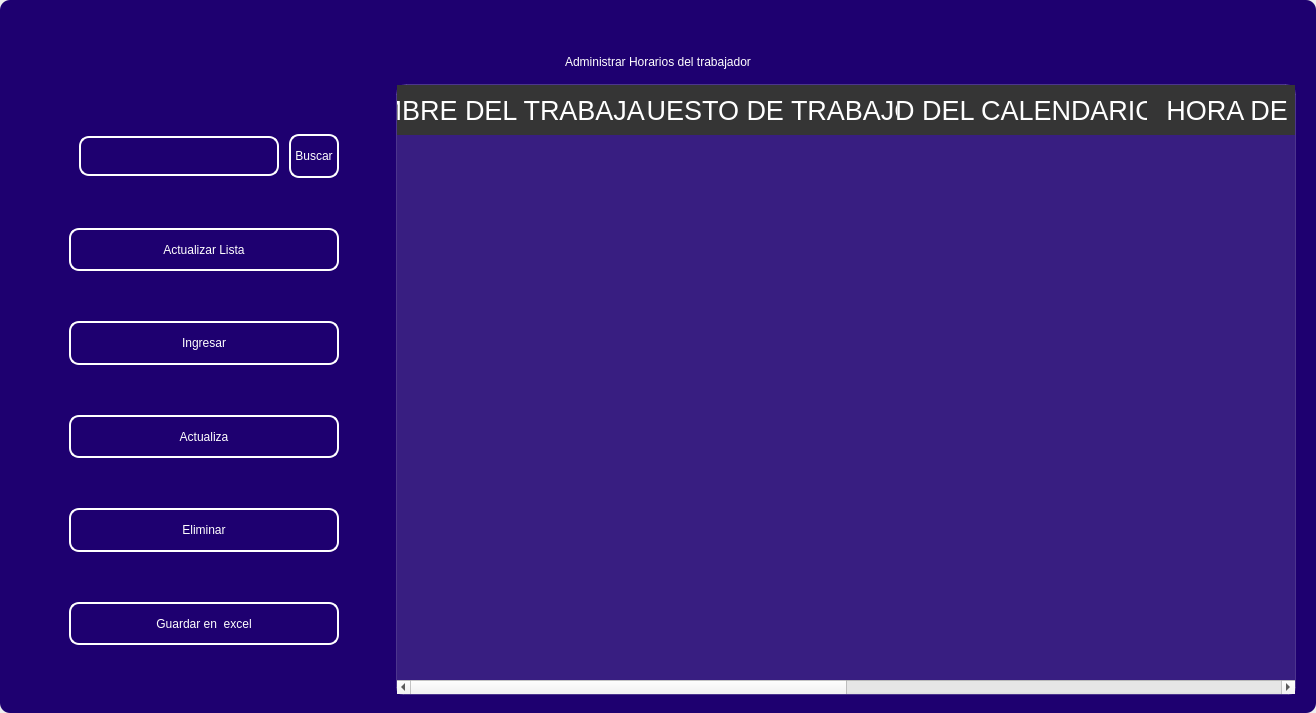
<?xml version="1.0" encoding="UTF-8"?>
<ui version="4.0">
 <class>MainWindow</class>
 <widget class="QMainWindow" name="MainWindow">
  <property name="geometry">
   <rect>
    <x>0</x>
    <y>0</y>
    <width>1316</width>
    <height>713</height>
   </rect>
  </property>
  <property name="windowTitle">
   <string>MainWindow</string>
  </property>
  <property name="styleSheet">
   <string notr="true"/>
  </property>
  <widget class="QWidget" name="centralwidget">
   <property name="styleSheet">
    <string notr="true"/>
   </property>
   <layout class="QVBoxLayout" name="verticalLayout">
    <property name="spacing">
     <number>0</number>
    </property>
    <property name="leftMargin">
     <number>0</number>
    </property>
    <property name="topMargin">
     <number>0</number>
    </property>
    <property name="rightMargin">
     <number>0</number>
    </property>
    <property name="bottomMargin">
     <number>0</number>
    </property>
    <item>
     <widget class="QFrame" name="frame">
      <property name="enabled">
       <bool>true</bool>
      </property>
      <property name="styleSheet">
       <string notr="true">
QFrame {
border-radius:10px;
background-color:#1E0070;
 }
</string>
      </property>
      <property name="frameShape">
       <enum>QFrame::StyledPanel</enum>
      </property>
      <property name="frameShadow">
       <enum>QFrame::Raised</enum>
      </property>
      <layout class="QVBoxLayout" name="verticalLayout_2">
       <item>
        <widget class="QFrame" name="frame_superior">
         <property name="minimumSize">
          <size>
           <width>0</width>
           <height>40</height>
          </size>
         </property>
         <property name="maximumSize">
          <size>
           <width>16777215</width>
           <height>40</height>
          </size>
         </property>
         <property name="styleSheet">
          <string notr="true">QPushButton{
border-radius:18px;
}

QPushButton:hover{
	background-color: rgb(0, 0, 0);
}
</string>
         </property>
         <property name="frameShape">
          <enum>QFrame::StyledPanel</enum>
         </property>
         <property name="frameShadow">
          <enum>QFrame::Raised</enum>
         </property>
         <layout class="QHBoxLayout" name="horizontalLayout_3">
          <property name="spacing">
           <number>4</number>
          </property>
          <property name="leftMargin">
           <number>0</number>
          </property>
          <property name="topMargin">
           <number>0</number>
          </property>
          <property name="rightMargin">
           <number>0</number>
          </property>
          <property name="bottomMargin">
           <number>0</number>
          </property>
          <item>
           <widget class="QPushButton" name="btn_icon">
            <property name="text">
             <string/>
            </property>
            <property name="iconSize">
             <size>
              <width>40</width>
              <height>40</height>
             </size>
            </property>
           </widget>
          </item>
          <item>
           <spacer name="horizontalSpacer_2">
            <property name="orientation">
             <enum>Qt::Horizontal</enum>
            </property>
            <property name="sizeHint" stdset="0">
             <size>
              <width>443</width>
              <height>20</height>
             </size>
            </property>
           </spacer>
          </item>
          <item>
           <widget class="QPushButton" name="btn_exit">
            <property name="minimumSize">
             <size>
              <width>38</width>
              <height>38</height>
             </size>
            </property>
            <property name="maximumSize">
             <size>
              <width>38</width>
              <height>38</height>
             </size>
            </property>
            <property name="cursor">
             <cursorShape>PointingHandCursor</cursorShape>
            </property>
            <property name="text">
             <string/>
            </property>
            <property name="iconSize">
             <size>
              <width>35</width>
              <height>35</height>
             </size>
            </property>
           </widget>
          </item>
          <item>
           <widget class="QPushButton" name="bt_minimizar">
            <property name="minimumSize">
             <size>
              <width>38</width>
              <height>38</height>
             </size>
            </property>
            <property name="maximumSize">
             <size>
              <width>38</width>
              <height>38</height>
             </size>
            </property>
            <property name="cursor">
             <cursorShape>PointingHandCursor</cursorShape>
            </property>
            <property name="text">
             <string/>
            </property>
            <property name="icon">
             <iconset>
              <normaloff>image/minus.svg</normaloff>image/minus.svg</iconset>
            </property>
            <property name="iconSize">
             <size>
              <width>38</width>
              <height>38</height>
             </size>
            </property>
           </widget>
          </item>
          <item>
           <widget class="QPushButton" name="bt_maximizar">
            <property name="minimumSize">
             <size>
              <width>38</width>
              <height>38</height>
             </size>
            </property>
            <property name="maximumSize">
             <size>
              <width>38</width>
              <height>38</height>
             </size>
            </property>
            <property name="cursor">
             <cursorShape>PointingHandCursor</cursorShape>
            </property>
            <property name="text">
             <string/>
            </property>
            <property name="icon">
             <iconset>
              <normaloff>image/chevron-up.svg</normaloff>image/chevron-up.svg</iconset>
            </property>
            <property name="iconSize">
             <size>
              <width>38</width>
              <height>38</height>
             </size>
            </property>
           </widget>
          </item>
          <item>
           <widget class="QPushButton" name="bt_restaurar">
            <property name="minimumSize">
             <size>
              <width>38</width>
              <height>38</height>
             </size>
            </property>
            <property name="maximumSize">
             <size>
              <width>38</width>
              <height>38</height>
             </size>
            </property>
            <property name="cursor">
             <cursorShape>PointingHandCursor</cursorShape>
            </property>
            <property name="text">
             <string/>
            </property>
            <property name="icon">
             <iconset>
              <normaloff>image/chevron-down.svg</normaloff>image/chevron-down.svg</iconset>
            </property>
            <property name="iconSize">
             <size>
              <width>38</width>
              <height>38</height>
             </size>
            </property>
           </widget>
          </item>
          <item>
           <widget class="QPushButton" name="bt_cerrar">
            <property name="minimumSize">
             <size>
              <width>38</width>
              <height>38</height>
             </size>
            </property>
            <property name="maximumSize">
             <size>
              <width>38</width>
              <height>38</height>
             </size>
            </property>
            <property name="cursor">
             <cursorShape>PointingHandCursor</cursorShape>
            </property>
            <property name="text">
             <string/>
            </property>
            <property name="icon">
             <iconset>
              <normaloff>image/x.svg</normaloff>image/x.svg</iconset>
            </property>
            <property name="iconSize">
             <size>
              <width>38</width>
              <height>38</height>
             </size>
            </property>
           </widget>
          </item>
         </layout>
        </widget>
       </item>
       <item>
        <widget class="QLabel" name="label">
         <property name="styleSheet">
          <string notr="true">font: 30pt &quot;MS Shell Dlg 2&quot;;
color: rgb(255, 255, 255);</string>
         </property>
         <property name="text">
          <string>Administrar Horarios del trabajador</string>
         </property>
         <property name="alignment">
          <set>Qt::AlignCenter</set>
         </property>
        </widget>
       </item>
       <item>
        <widget class="QFrame" name="frame_3">
         <property name="minimumSize">
          <size>
           <width>0</width>
           <height>0</height>
          </size>
         </property>
         <property name="frameShape">
          <enum>QFrame::StyledPanel</enum>
         </property>
         <property name="frameShadow">
          <enum>QFrame::Raised</enum>
         </property>
         <layout class="QHBoxLayout" name="horizontalLayout_4">
          <property name="leftMargin">
           <number>9</number>
          </property>
          <property name="topMargin">
           <number>9</number>
          </property>
          <property name="rightMargin">
           <number>9</number>
          </property>
          <item>
           <layout class="QVBoxLayout" name="verticalLayout_4">
            <property name="spacing">
             <number>50</number>
            </property>
            <property name="sizeConstraint">
             <enum>QLayout::SetDefaultConstraint</enum>
            </property>
            <property name="leftMargin">
             <number>50</number>
            </property>
            <property name="topMargin">
             <number>50</number>
            </property>
            <property name="rightMargin">
             <number>50</number>
            </property>
            <property name="bottomMargin">
             <number>50</number>
            </property>
            <item>
             <layout class="QHBoxLayout" name="horizontalLayout">
              <property name="spacing">
               <number>10</number>
              </property>
              <property name="leftMargin">
               <number>10</number>
              </property>
              <property name="topMargin">
               <number>0</number>
              </property>
              <property name="bottomMargin">
               <number>0</number>
              </property>
              <item>
               <widget class="QLineEdit" name="searchtxt">
                <property name="minimumSize">
                 <size>
                  <width>200</width>
                  <height>25</height>
                 </size>
                </property>
                <property name="maximumSize">
                 <size>
                  <width>150</width>
                  <height>40</height>
                 </size>
                </property>
                <property name="styleSheet">
                 <string notr="true">QLabel {
	color: rgb(255, 255, 254);
	font: 12pt &quot;Arial&quot;;
	background-color: rgba(0, 0, 0,0);
}

QTextEdit{
background-color: rgba(0, 0, 0,0);
border-radius:10px; 
font: 12pt &quot;Arial&quot;;
color: rgb(255, 255, 254);
border: 2px solid  rgb(255, 255, 255);

}

QTextEdit:hover{
background-color: rgba(0, 0, 0,0);
border-radius:10px; 
font: 12pt &quot;Arial&quot;;
border: 2px solid  rgb(120, 0, 171);
}

QTextEdit:focus{
background-color: rgb(0, 0, 0);
border-radius:10px; 
font: 12pt &quot;Arial&quot;;
border: 2px solid rgb(120, 0, 171);
}

QLineEdit{
background-color: rgba(0, 0, 0,0);
border-radius:10px; 
font: 12pt &quot;Arial&quot;;
color: rgb(255, 255, 254);
border: 2px solid  rgb(255, 255, 255);

}

QLineEdit:hover{
background-color: rgba(0, 0, 0,0);
border-radius:10px; 
font: 12pt &quot;Arial&quot;;
border: 2px solid  rgb(120, 0, 171);
}

QLineEdit:focus{
background-color: rgb(0, 0, 0);
border-radius:10px; 
font: 12pt &quot;Arial&quot;;
border: 2px solid rgb(120, 0, 171);
}

QCheckBox{
	font: 12pt &quot;Arial&quot;;
	color: rgb(255, 255, 255);
}

QCheckBox::indicator {
    width: 18px;
    height:18px;
}

QCheckBox::indicator:unchecked {
   background-image: url(image/square.svg);
}

QCheckBox::indicator:checked {
   background-image: url(image/check-square.svg);
}

QPushButton{
border-radius:10px; 
font: 12pt &quot;Arial&quot;;
color: rgb(255, 255, 254);
border: 2px solid #ffffff;
}

QPushButton:hover{
border-radius:10px; 
font: 12pt &quot;Arial&quot;;
color: rgb(255, 255, 255);
border: 2px solid rgb(120, 0, 171);
	background-color: rgb(120, 0, 171);
}
</string>
                </property>
               </widget>
              </item>
              <item>
               <widget class="QPushButton" name="btn_search">
                <property name="sizePolicy">
                 <sizepolicy hsizetype="Minimum" vsizetype="Fixed">
                  <horstretch>0</horstretch>
                  <verstretch>0</verstretch>
                 </sizepolicy>
                </property>
                <property name="minimumSize">
                 <size>
                  <width>0</width>
                  <height>15</height>
                 </size>
                </property>
                <property name="maximumSize">
                 <size>
                  <width>100</width>
                  <height>50</height>
                 </size>
                </property>
                <property name="cursor">
                 <cursorShape>PointingHandCursor</cursorShape>
                </property>
                <property name="styleSheet">
                 <string notr="true">QPushButton{
border-radius:10px; 
font: 12pt &quot;Arial&quot;;
color: rgb(255, 255, 254);
border: 2px solid #ffffff;
}

QPushButton:hover{
border-radius:10px; 
font: 12pt &quot;Arial&quot;;
color: rgb(255, 255, 255);
border: 2px solid rgb(120, 0, 171);
	background-color: rgb(120, 0, 171);
}</string>
                </property>
                <property name="text">
                 <string>Buscar</string>
                </property>
               </widget>
              </item>
             </layout>
            </item>
            <item>
             <widget class="QPushButton" name="btn_get">
              <property name="minimumSize">
               <size>
                <width>50</width>
                <height>40</height>
               </size>
              </property>
              <property name="maximumSize">
               <size>
                <width>300</width>
                <height>50</height>
               </size>
              </property>
              <property name="cursor">
               <cursorShape>PointingHandCursor</cursorShape>
              </property>
              <property name="styleSheet">
               <string notr="true">QPushButton{
border-radius:10px; 
font: 12pt &quot;Arial&quot;;
color: rgb(255, 255, 254);
border: 2px solid #ffffff;
}

QPushButton:hover{
border-radius:10px; 
font: 12pt &quot;Arial&quot;;
color: rgb(255, 255, 255);
border: 2px solid rgb(120, 0, 171);
	background-color: rgb(120, 0, 171);
}</string>
              </property>
              <property name="text">
               <string>Actualizar Lista</string>
              </property>
              <property name="iconSize">
               <size>
                <width>35</width>
                <height>35</height>
               </size>
              </property>
             </widget>
            </item>
            <item>
             <widget class="QPushButton" name="btn_add">
              <property name="minimumSize">
               <size>
                <width>0</width>
                <height>40</height>
               </size>
              </property>
              <property name="maximumSize">
               <size>
                <width>300</width>
                <height>50</height>
               </size>
              </property>
              <property name="cursor">
               <cursorShape>PointingHandCursor</cursorShape>
              </property>
              <property name="styleSheet">
               <string notr="true">QPushButton{
border-radius:10px; 
font: 12pt &quot;Arial&quot;;
color: rgb(255, 255, 254);
border: 2px solid #ffffff;
}

QPushButton:hover{
border-radius:10px; 
font: 12pt &quot;Arial&quot;;
color: rgb(255, 255, 255);
border: 2px solid rgb(120, 0, 171);
	background-color: rgb(120, 0, 171);
}</string>
              </property>
              <property name="text">
               <string>Ingresar</string>
              </property>
              <property name="iconSize">
               <size>
                <width>35</width>
                <height>35</height>
               </size>
              </property>
             </widget>
            </item>
            <item>
             <widget class="QPushButton" name="btn_update">
              <property name="minimumSize">
               <size>
                <width>0</width>
                <height>40</height>
               </size>
              </property>
              <property name="maximumSize">
               <size>
                <width>300</width>
                <height>50</height>
               </size>
              </property>
              <property name="cursor">
               <cursorShape>PointingHandCursor</cursorShape>
              </property>
              <property name="styleSheet">
               <string notr="true">QPushButton{
border-radius:10px; 
font: 12pt &quot;Arial&quot;;
color: rgb(255, 255, 254);
border: 2px solid #ffffff;
}

QPushButton:hover{
border-radius:10px; 
font: 12pt &quot;Arial&quot;;
color: rgb(255, 255, 255);
border: 2px solid rgb(120, 0, 171);
	background-color: rgb(120, 0, 171);
}</string>
              </property>
              <property name="text">
               <string>Actualiza</string>
              </property>
              <property name="iconSize">
               <size>
                <width>35</width>
                <height>35</height>
               </size>
              </property>
             </widget>
            </item>
            <item>
             <widget class="QPushButton" name="btn_delete">
              <property name="minimumSize">
               <size>
                <width>0</width>
                <height>40</height>
               </size>
              </property>
              <property name="maximumSize">
               <size>
                <width>300</width>
                <height>50</height>
               </size>
              </property>
              <property name="cursor">
               <cursorShape>PointingHandCursor</cursorShape>
              </property>
              <property name="styleSheet">
               <string notr="true">QPushButton{
border-radius:10px; 
font: 12pt &quot;Arial&quot;;
color: rgb(255, 255, 254);
border: 2px solid #ffffff;
}

QPushButton:hover{
border-radius:10px; 
font: 12pt &quot;Arial&quot;;
color: rgb(255, 255, 255);
border: 2px solid rgb(120, 0, 171);
	background-color: rgb(120, 0, 171);
}</string>
              </property>
              <property name="text">
               <string>Eliminar</string>
              </property>
              <property name="iconSize">
               <size>
                <width>35</width>
                <height>35</height>
               </size>
              </property>
             </widget>
            </item>
            <item>
             <widget class="QPushButton" name="btn_excel">
              <property name="minimumSize">
               <size>
                <width>10</width>
                <height>40</height>
               </size>
              </property>
              <property name="maximumSize">
               <size>
                <width>300</width>
                <height>50</height>
               </size>
              </property>
              <property name="cursor">
               <cursorShape>PointingHandCursor</cursorShape>
              </property>
              <property name="styleSheet">
               <string notr="true">QPushButton{
border-radius:10px; 
font: 12pt &quot;Arial&quot;;
color: rgb(255, 255, 254);
border: 2px solid #ffffff;
}

QPushButton:hover{
border-radius:10px; 
font: 12pt &quot;Arial&quot;;
color: rgb(255, 255, 255);
border: 2px solid rgb(120, 0, 171);
	background-color: rgb(120, 0, 171);
}</string>
              </property>
              <property name="text">
               <string>Guardar en  excel</string>
              </property>
              <property name="iconSize">
               <size>
                <width>35</width>
                <height>35</height>
               </size>
              </property>
             </widget>
            </item>
           </layout>
          </item>
          <item>
           <widget class="QTableWidget" name="table_calendar">
            <property name="minimumSize">
             <size>
              <width>900</width>
              <height>0</height>
             </size>
            </property>
            <property name="maximumSize">
             <size>
              <width>700</width>
              <height>16777215</height>
             </size>
            </property>
            <property name="styleSheet">
             <string notr="true">QTableView {
	background-color: rgba(255, 255, 255, 30); 	
	border: 1px solid rgba(255,255,255,40);
	border-bottom-right-radius: 7px; 
	border-bottom-left-radius: 7px; 
	color: white;
	font: 15pt &quot;MS Shell Dlg 2&quot;;
}

QHeaderView::section {
background-color: rgb(53, 53, 53);
color: white;
border: none;
height: 50px;
font-size: 20pt;
}

QTableView::item {
    border-style: none;
    border-bottom: 1px solid rgba(255,255,255,50);
    padding-left: auto;
    padding-right: auto;
}

QTableView::item:selected{
	border: none;
	color: rgb(255, 255, 255);
    background-color: rgba(255, 255, 255, 50);
}
</string>
            </property>
            <property name="lineWidth">
             <number>1</number>
            </property>
            <property name="editTriggers">
             <set>QAbstractItemView::NoEditTriggers</set>
            </property>
            <attribute name="horizontalHeaderDefaultSectionSize">
             <number>250</number>
            </attribute>
            <column>
             <property name="text">
              <string>NOMBRE DEL TRABAJADOR</string>
             </property>
            </column>
            <column>
             <property name="text">
              <string>PUESTO DE TRABAJO</string>
             </property>
            </column>
            <column>
             <property name="text">
              <string>ID DEL CALENDARIO</string>
             </property>
            </column>
            <column>
             <property name="text">
              <string>HORA DE INICIO</string>
             </property>
            </column>
            <column>
             <property name="text">
              <string>HORA DE TERMINO</string>
             </property>
            </column>
            <column>
             <property name="text">
              <string>HORARIO</string>
             </property>
            </column>
           </widget>
          </item>
         </layout>
        </widget>
       </item>
      </layout>
     </widget>
    </item>
   </layout>
  </widget>
 </widget>
 <resources/>
 <connections/>
</ui>
